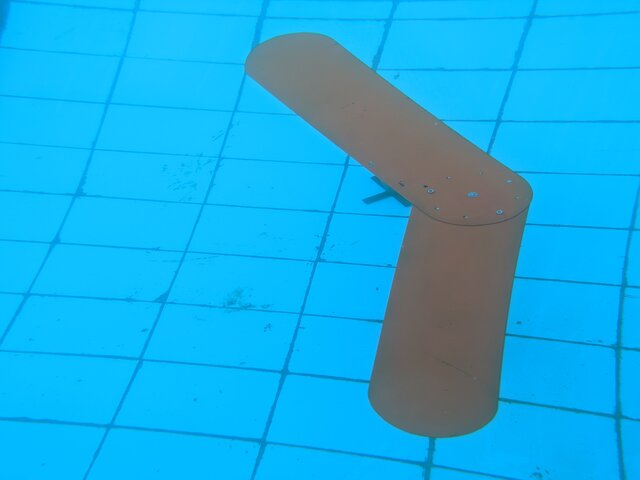
#> input picture ImagesQuery/aLeftSmall.jpg, 640 x 480 px, given in place of the camera
$ python NearbyObject.py
#> lines starting #> are read from the running program, lines starting #| are printed output that depends on the picture; after the words box and inside, x2 and y2 are one past the last pixel; in counts of white or black regions, pixels touching at a corner belong together
### tracker.py
import math


class EuclideanDistTracker:
    def __init__(self):
        # Store the center positions of the objects
        self.center_points = {}
        # Keep the count of the IDs
        # each time a new object id detected, the count will increase by one
        self.id_count = 0


    def update(self, objects_rect):
        # Objects boxes and ids
        objects_bbs_ids = []

        # Get center point of new object
        for rect in objects_rect:
            x, y, w, h = rect
            cx = (x + x + w) // 2
            cy = (y + y + h) // 2

            # Find out if that object was detected already
            same_object_detected = False
            for id, pt in self.center_points.items():
                dist = math.hypot(cx - pt[0], cy - pt[1])

                if dist < 25:
                    self.center_points[id] = (cx, cy)
                    print(self.center_points)
                    objects_bbs_ids.append([x, y, w, h, id])
                    same_object_detected = True
                    break

            # New object is detected we assign the ID to that object
            if same_object_detected is False:
                self.center_points[self.id_count] = (cx, cy)
                objects_bbs_ids.append([x, y, w, h, self.id_count])
                self.id_count += 1

        # Clean the dictionary by center points to remove IDS not used anymore
        new_center_points = {}
        for obj_bb_id in objects_bbs_ids:
            _, _, _, _, object_id = obj_bb_id
            center = self.center_points[object_id]
            new_center_points[object_id] = center

        # Update dictionary with IDs not used removed
        self.center_points = new_center_points.copy()
        return objects_bbs_ids

### NearbyObject.py
import cv2
import numpy as np
from tracker import *


def show_value(x):
    print("Lower Hue : " + str(cv2.getTrackbarPos("LH", "Tracking")))
    print("Lower Saturation : " + str(cv2.getTrackbarPos("LS", "Tracking")))
    print("Lower Value : " + str(cv2.getTrackbarPos("LV", "Tracking")))
    print("Upper Hue : " + str(cv2.getTrackbarPos("UH", "Tracking")))
    print("Upper Saturation : " + str(cv2.getTrackbarPos("US", "Tracking")))
    print("Upper Value : " + str(cv2.getTrackbarPos("UV", "Tracking")))


def nothing(x):
    pass


cap = cv2.VideoCapture(0)
# cap = cv2.VideoCapture(r'C:\Users\PC\Desktop\ballpRe\mvd\2.mp4')
cap.set(cv2.CAP_PROP_FRAME_WIDTH, 640)
cap.set(cv2.CAP_PROP_FRAME_HEIGHT, 480)

obj_detector = cv2.createBackgroundSubtractorMOG2()
tracker = EuclideanDistTracker()

if cap.isOpened(): # try to get the first frame
    rval, frame = cap.read()
#> frame is the input picture: shape (480, 640, 3); mean B, G, R 227.4, 173, 25
else:
    rval = False
cv2.namedWindow("Tracking")
cv2.createTrackbar("LH", "Tracking", 0, 255, show_value)
cv2.createTrackbar("LS", "Tracking", 0, 255, show_value)
cv2.createTrackbar("LV", "Tracking", 0, 255, show_value)
cv2.createTrackbar("UH", "Tracking", 255, 255, show_value)
cv2.createTrackbar("US", "Tracking", 255, 255, show_value)
cv2.createTrackbar("UV", "Tracking", 255, 255, show_value)

#rectangle
upper_left = (40, 40)
bottom_right = (580, 420)
# upper_left = (440, 30)
# bottom_right = (80, 120)
p_img = np.zeros((640, 480), dtype=np.uint8)
h_img = np.zeros((640, 480), dtype=np.uint8)


while True:
    # frame = cv2.imread('smarties.png')
    _, frame = cap.read()
    hsv = cv2.cvtColor(frame, cv2.COLOR_BGR2HSV)
#> hsv: shape (480, 640, 3); mean H, S, V 89.8, 211.8, 228.8

    l_h = cv2.getTrackbarPos("LH", "Tracking")
    l_s = cv2.getTrackbarPos("LS", "Tracking")
    l_v = cv2.getTrackbarPos("LV", "Tracking")

    u_h = cv2.getTrackbarPos("UH", "Tracking")
    u_s = cv2.getTrackbarPos("US", "Tracking")
    u_v = cv2.getTrackbarPos("UV", "Tracking")

    l_b = np.array([l_h, l_s, l_v])
    u_b = np.array([u_h, u_s, u_v])

    lb = np.array([131, 32, 37])  # lower hsv bound for red
    ub = np.array([255, 255, 255])  # upper hsv bound to red

    lbG = np.array([30, 100, 100])  # lower hsv bound for red
    ubG = np.array([70, 255, 255])  # upper hsv bound to red

    lbBall = np.array([9, 139, 95])  # lower hsv bound for red
    ubBall = np.array([255, 255, 255])  # upper hsv bound to red

    lbCap = np.array([0, 99, 56])  # lower hsv bound for red
    ubCap = np.array([234, 160, 255])  # upper hsv bound to red
    lower_blue = np.array([100, 150, 0])
    upper_blue = np.array([140, 255, 255])

    mask = cv2.inRange(hsv, lower_blue, upper_blue)
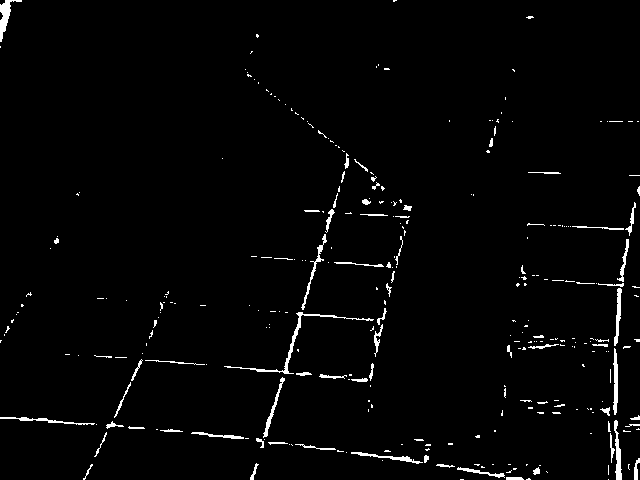
#> mask: shape (480, 640); 2.1% white; 298 white regions (225 under 20 px)
    # mask = cv2.inRange(hsv, lb, ub)

    res = cv2.bitwise_and(frame, frame, mask=mask)
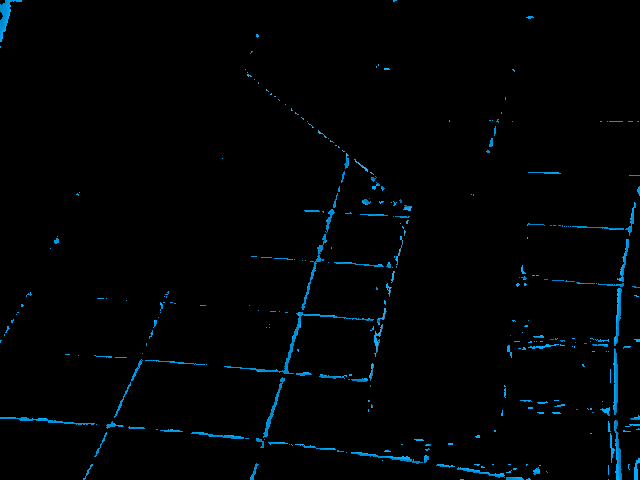
#> res: shape (480, 640, 3); mean B, G, R 4.7, 3.2, 0.1

    r = cv2.rectangle(res, upper_left, bottom_right, (100, 50, 200), 5)
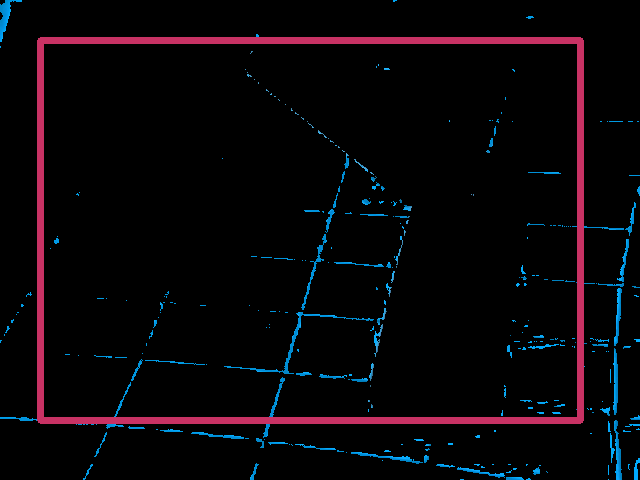
#> r: shape (480, 640, 3); mean B, G, R 8.7, 5.2, 8.5
    rect_img = res[upper_left[1]: bottom_right[1], upper_left[0]: bottom_right[0]]
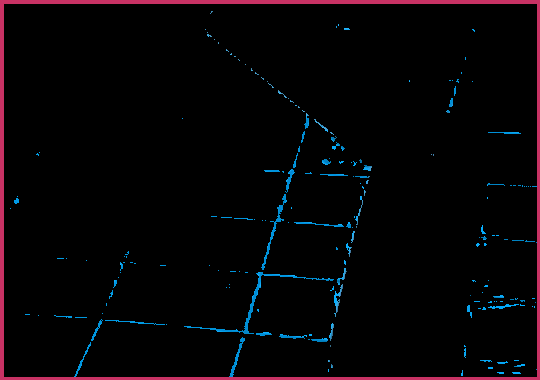
#> rect_img: shape (380, 540, 3); mean B, G, R 6.3, 3.8, 6.4

    # modified approach (worked)
    contours, _ = cv2.findContours(mask, cv2.RETR_TREE, cv2.CHAIN_APPROX_SIMPLE)
#> contours = 303 contours, 264 with area under 20; largest, box (x1, y1, x2, y2) and area: (224, 312, 374, 374) 254, (0, 0, 22, 42) 235, (614, 420, 622, 480) 188, (613, 348, 618, 415) 172, (614, 288, 622, 346) 154
    detections = []
    max_area = 0
    maxAreaCo = [0, 0, 0, 0]
    for cnt in contours:
        # Calculate area and remove small elements
        area = cv2.contourArea(cnt)
        if area > max_area:
            # cv2.drawContours(roi, [cnt], -1, (0, 255, 0), 2)
            x, y, w, h = cv2.boundingRect(cnt)
            detections.append([x, y, w, h])
            max_area = area
            maxAreaCo = [x, y, w, h]
#> this loop made 303 passes
#> (cnt, area, x, y, w, h, max_area) on pass 4: ([[506, 477], [506, 479], [523, 479], [521, 477]], 32, 506, 477, 18, 3, 32)
#> (area, x, y, w, h, max_area) on passes 9, 24, 56, 149: (86.5, 457, 467, 48, 11, 86.5), (128.5, 351, 452, 72, 12, 128.5), (188, 614, 420, 8, 60, 188), (254, 224, 312, 150, 62, 254)
#> after the loop, detections = [[526, 478, 5, 2], [506, 477, 18, 3], [457, 467, 48, 11], [351, 452, 72, 12], [614, 420, 8, 60], [224, 312, 150, 62]]; h = 62; max_area = 254; w = 150; x = 224; y = 312
    boxes_ids = tracker.update(detections)
#> the loop in update, `for rect in objects_rect:` made 6 passes
#> (x, y, w, h, cx, cy) on passes 1 to 6: (526, 478, 5, 2, 528, 479), (506, 477, 18, 3, 515, 478), (457, 467, 48, 11, 481, 472), (351, 452, 72, 12, 387, 458), (614, 420, 8, 60, 618, 450), (224, 312, 150, 62, 299, 343)
#| {0: (515, 478)}
#> after the loop in update, `for rect in objects_rect:`: objects_bbs_ids = [[526, 478, 5, 2, 0], [506, 477, 18, 3, 0], [457, 467, 48, 11, 1], [351, 452, 72, 12, 2], [614, 420, 8, 60, 3], [224, 312, 150, 62, 4]]; self.center_points = {0: (515, 478), 1: (481, 472), 2: (387, 458), 3: (618, 450), 4: (299, 343)}; self.id_count = 5
#> the loop in update, `for obj_bb_id in objects_bbs_ids:` made 6 passes
#> (obj_bb_id, object_id, center) on passes 1 to 6: ([526, 478, 5, 2, 0], 0, (515, 478)), ([506, 477, 18, 3, 0], 0, (515, 478)), ([457, 467, 48, 11, 1], 1, (481, 472)), ([351, 452, 72, 12, 2], 2, (387, 458)), ([614, 420, 8, 60, 3], 3, (618, 450)), ([224, 312, 150, 62, 4], 4, (299, 343))
#> after the loop in update, `for obj_bb_id in objects_bbs_ids:`: new_center_points has the same summary as self.center_points
#> boxes_ids has the same summary as objects_bbs_ids in update
    detectedTopLeft = (maxAreaCo[0], maxAreaCo[1])
#> detectedTopLeft = (224, 312)
    detectedWidth = maxAreaCo[0] + maxAreaCo[2]
#> detectedWidth = 374
    detectedHeight = maxAreaCo[1] + maxAreaCo[3]
#> detectedHeight = 374
    # cv2.putText(res, "Height :" + str(detectedHeight), (320, 110), cv2.FONT_HERSHEY_SIMPLEX, 1, (0, 0, 255), 1)
    # cv2.putText(res, "Width :" + str(detectedWidth), (320, 170), cv2.FONT_HERSHEY_SIMPLEX, 1, (0, 0, 255), 1)

    if detectedWidth > 40:
        if detectedWidth < 580:
            if detectedHeight < 420:
                if detectedHeight > 40:
                    cv2.putText(res, "Inside Box", (50, 80), cv2.FONT_HERSHEY_SIMPLEX, 1, (0, 0, 255), 1)
                else:
                    cv2.putText(res, "Outside Box", (50, 80), cv2.FONT_HERSHEY_SIMPLEX, 1, (0, 0, 255), 1)
            else:
                cv2.putText(res, "Outside Box", (50, 80), cv2.FONT_HERSHEY_SIMPLEX, 1, (0, 0, 255), 1)
        else:
            cv2.putText(res, "Outside Box", (50, 80), cv2.FONT_HERSHEY_SIMPLEX, 1, (0, 0, 255), 1)
    else:
        cv2.putText(res, "Outside Box", (50, 80), cv2.FONT_HERSHEY_SIMPLEX, 1, (0, 0, 255), 1)

    detectedWidthHeight = (maxAreaCo[0] + maxAreaCo[2], maxAreaCo[1] + maxAreaCo[3])
#> detectedWidthHeight = (374, 374)
    cv2.rectangle(res, detectedTopLeft, detectedWidthHeight,
                  (0, 255, 0), 3)
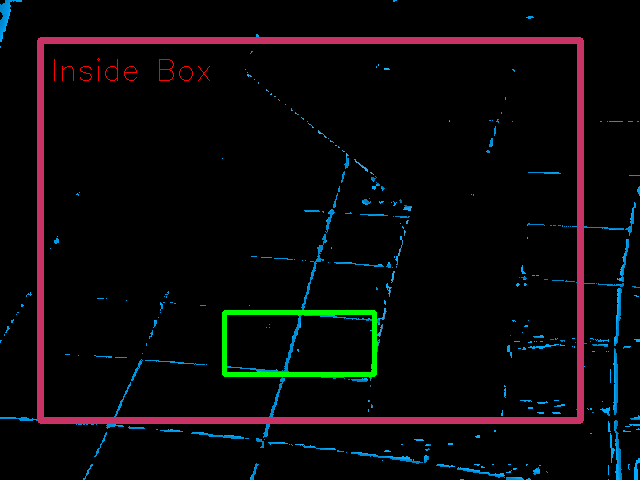
#> res: shape (480, 640, 3); mean B, G, R 8.5, 6.8, 8.8

    cv2.imshow("res", res)
    key = cv2.waitKey(1)
#> (key Esc is pressed here)
    if key == 27:
        break

cap.release()
cv2.destroyAllWindows()

$ run again, on ImagesQuery/aRightSmall.jpg
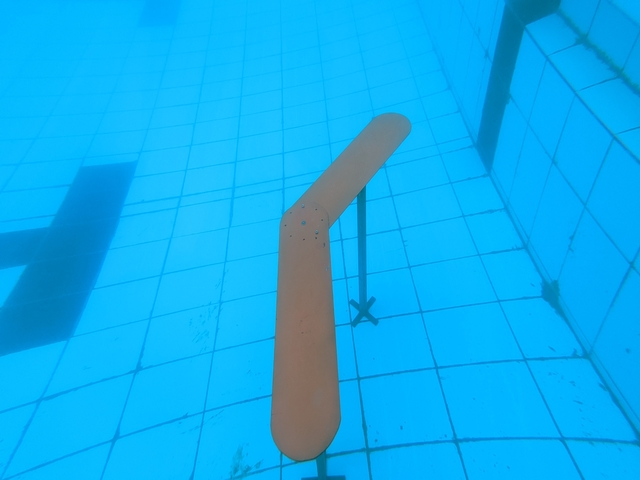
#> input picture ImagesQuery/aRightSmall.jpg, 640 x 480 px, given in place of the camera
#> frame is the input picture: shape (480, 640, 3); mean B, G, R 238.3, 174, 14.4
#> hsv: shape (480, 640, 3); mean H, S, V 95, 235.1, 239.3
#> mask: shape (480, 640); 11.7% white; 503 white regions (443 under 20 px)
#> `rect_img = res[upper_left[1]: bottom_right[1], upper_left[0]: bottom_r..`:
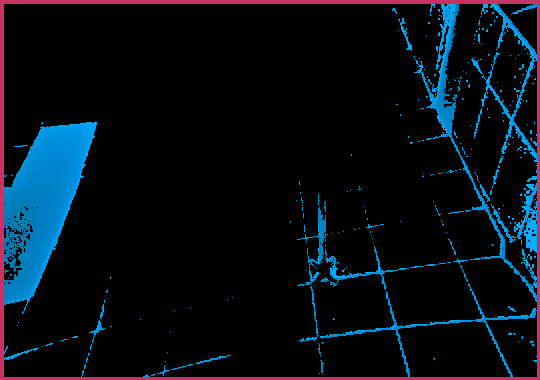
#> rect_img: shape (380, 540, 3); mean B, G, R 21.6, 13.9, 6.3
#> contours = 761 contours, 704 with area under 20; largest, box (x1, y1, x2, y2) and area: (0, 162, 137, 356) 14004, (454, 0, 640, 358) 10616, (360, 323, 640, 480) 8823, (437, 360, 561, 439) 7108, (553, 97, 611, 205) 3080
#> the loop `for cnt in contours:` made 761 passes
#> (area, x, y, w, h, max_area) on passes 6, 15, 87, 136, 365: (63.5, 299, 472, 19, 8, 63.5), (130.5, 327, 467, 29, 13, 130.5), (227.5, 0, 386, 79, 94, 227.5), (8823, 360, 323, 280, 157, 8823), (14004, 0, 162, 137, 194, 14004)
#> after the loop `for cnt in contours:`: detections = [[299, 472, 19, 8], [327, 467, 29, 13], [0, 386, 79, 94], [360, 323, 280, 157], [0, 162, 137, 194]]; h = 194; max_area = 14004; w = 137; x = 0; y = 162
#> the loop in update, `for rect in objects_rect:` made 5 passes
#> (x, y, w, h, cx, cy) on passes 1 to 5: (299, 472, 19, 8, 308, 476), (327, 467, 29, 13, 341, 473), (0, 386, 79, 94, 39, 433), (360, 323, 280, 157, 500, 401), (0, 162, 137, 194, 68, 259)
#> after the loop in update, `for rect in objects_rect:`: objects_bbs_ids = [[299, 472, 19, 8, 0], [327, 467, 29, 13, 1], [0, 386, 79, 94, 2], [360, 323, 280, 157, 3], [0, 162, 137, 194, 4]]; self.center_points = {0: (308, 476), 1: (341, 473), 2: (39, 433), 3: (500, 401), 4: (68, 259)}; self.id_count = 5
#> the loop in update, `for obj_bb_id in objects_bbs_ids:` made 5 passes
#> (obj_bb_id, center) on passes 1 to 5: ([299, 472, 19, 8, 0], (308, 476)), ([327, 467, 29, 13, 1], (341, 473)), ([0, 386, 79, 94, 2], (39, 433)), ([360, 323, 280, 157, 3], (500, 401)), ([0, 162, 137, 194, 4], (68, 259))
#> after the loop in update, `for obj_bb_id in objects_bbs_ids:`: new_center_points has the same summary as self.center_points
#> boxes_ids has the same summary as objects_bbs_ids in update
#> detectedTopLeft = (0, 162)
#> detectedWidth = 137
#> detectedHeight = 356
#> detectedWidthHeight = (137, 356)
#> `cv2.rectangle(res, detectedTopLeft, detectedWidthHeight, (0, 255, 0), 3)`:
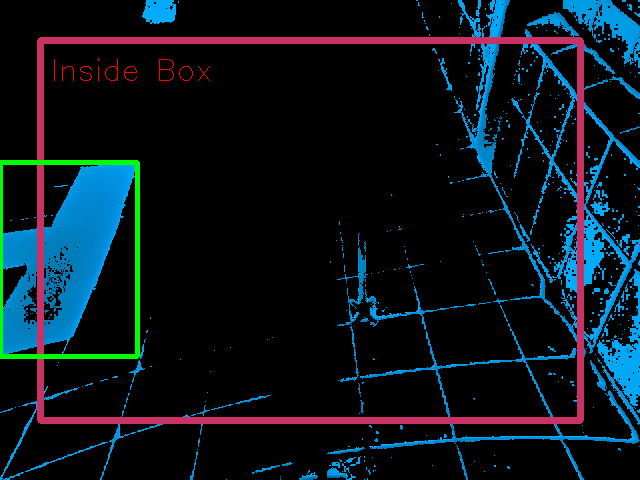
#> res: shape (480, 640, 3); mean B, G, R 28.6, 20.9, 8.8
